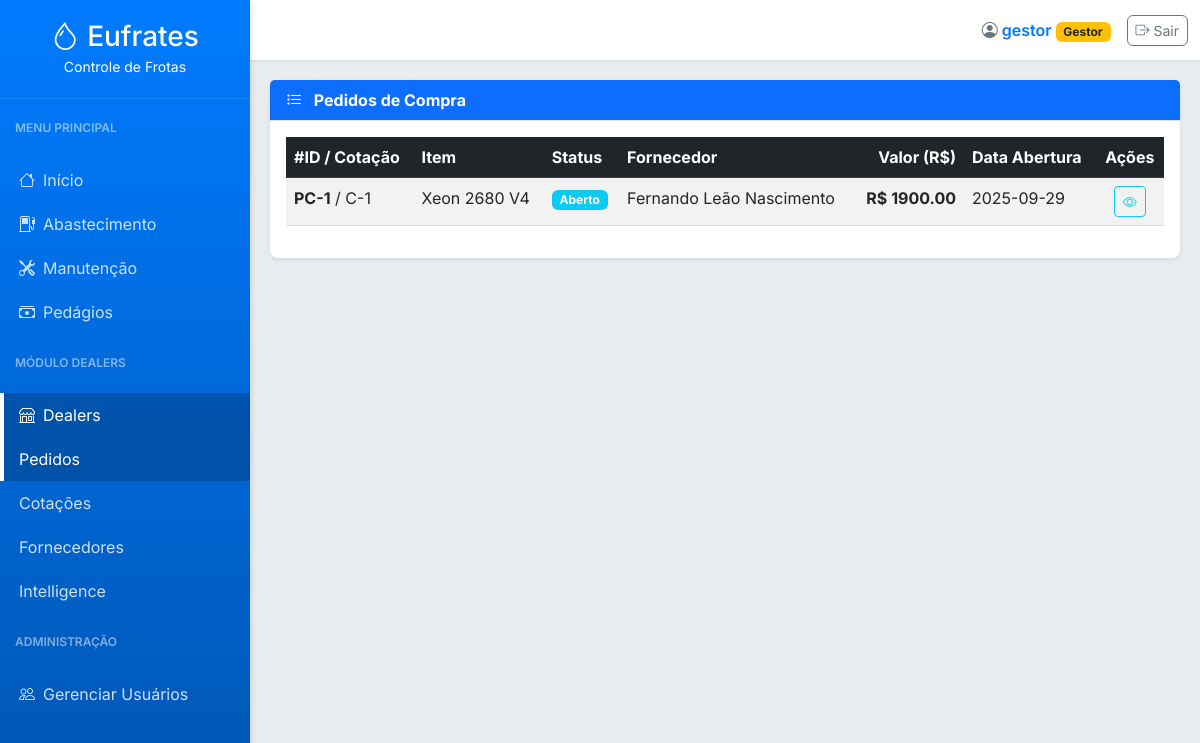
The page /dealers/pedidos-compra (signed in) on the database as committed earlier.
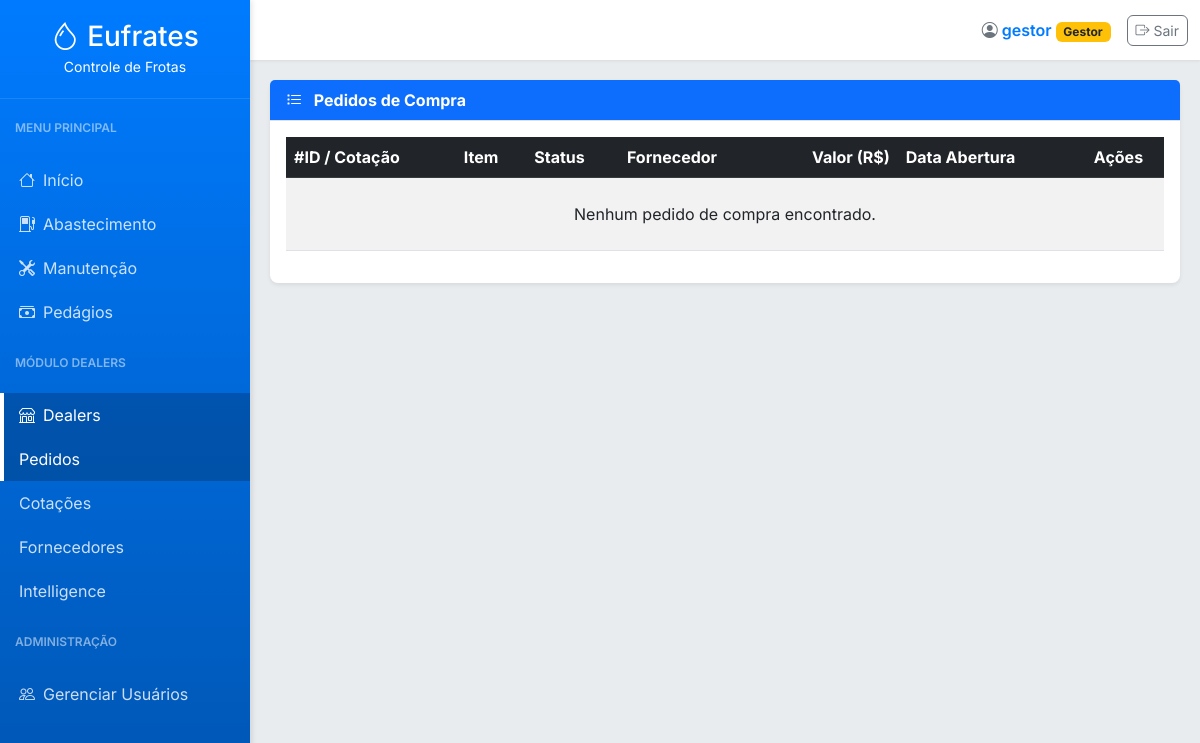
The same page on the database as committed later.
### tables this page shows
CREATE TABLE pedidos_compra (
        id INTEGER PRIMARY KEY AUTOINCREMENT,
        quote_id INTEGER,
        user_id INTEGER NOT NULL, -- ID do usuário que finalizou a compra/aprovou a cotação
        item TEXT NOT NULL,
        quantidade REAL NOT NULL,
        valor REAL NOT NULL,
        fornecedor_cnpj TEXT,
        status TEXT DEFAULT 'Aberto', -- Aberto, Em Edição, Finalizado, Cancelado
        nf_e_chave TEXT,
        nfs_pdf_path TEXT,
        data_abertura TEXT NOT NULL,
        data_finalizacao TEXT,
        data_registro TEXT DEFAULT CURRENT_TIMESTAMP,
        FOREIGN KEY (user_id) REFERENCES users (id),
        FOREIGN KEY (quote_id) REFERENCES cotacoes (id)
    );

CREATE TABLE fornecedores (
        id INTEGER PRIMARY KEY AUTOINCREMENT,
        cnpj TEXT NOT NULL UNIQUE,
        nome TEXT NOT NULL,
        ie TEXT,
        endereco TEXT,
        tipo TEXT,
        contato TEXT,
        data_registro TEXT DEFAULT CURRENT_TIMESTAMP
    );

### app.py (the view, shortened to what this page needs)
@app.route('/dealers/pedidos-compra', methods=['GET', 'POST'])
@login_required
@roles_required(['Administrador', 'Gestor', 'Comprador'])
def pedidos_compra():
    user_role = session.get('role')
    pedidos_list = obter_pedidos_compra()
    return render_template('pedidos_compra.html', active_page='pedidos_compra', pedidos=pedidos_list, user_role=user_role)

### app.py (called while the page is built)
@app.before_request
def load_logged_in_user():
    user_id = session.get('user_id')
    if user_id is None:
        g.user = None
    else:
        g.user = get_user_by_id(user_id)

def login_required(view):
    @wraps(view)
    def wrapped_view(*args, **kwargs):
        if g.user is None:
            flash('Você precisa estar logado para acessar esta página.', 'warning')
            return redirect(url_for('login'))
        return view(*args, **kwargs)
    return wrapped_view

def roles_required(roles):
    def wrapper(view):
        @wraps(view)
        def wrapped_view(*args, **kwargs):
            if g.user is None:
                flash('Você precisa estar logado para acessar esta página.', 'warning')
                return redirect(url_for('login'))
            if g.user['role'] == 'Administrador':
                return view(*args, **kwargs)
            if g.user['role'] not in roles:
                flash('Acesso negado. Sua função não permite acessar esta página.', 'danger')
                return redirect(url_for('index'))
            return view(*args, **kwargs)
        return wrapped_view
    return wrapper

### templates/pedidos_compra.html (shortened to what this page needs)
{% extends "base.html" %}
{% block content %}
<div class="card">
    <div class="card-header bg-primary text-white">
        <i class="bi bi-list-task me-2"></i> Pedidos de Compra
    </div>
    <div class="card-body">
        <div class="table-responsive">
            <table class="table table-striped table-hover">
                <thead class="table-dark">
                    <tr>
                        <th>#ID / Cotação</th>
                        <th>Item</th>
                        <th>Status</th>
                        <th>Fornecedor</th>
                        <th class="text-end">Valor (R$)</th>
                        <th>Data Abertura</th>
                        <th class="text-center">Ações</th>
                    </tr>
                </thead>
                <tbody>
                    {% for pedido in pedidos %}
                    <tr id="row-{{ pedido.id }}">
                        <td><strong>PC-{{ pedido.id }}</strong> / C-{{ pedido.quote_id if pedido.quote_id else '-' }}</td>
                        <td>{{ pedido.item }}</td>
                        <td>
                            <span class="badge
                                {% if pedido.status == 'Finalizado' %}bg-success
                                {% elif pedido.status == 'Aberto' %}bg-info
                                {% elif pedido.status == 'Em Edição' %}bg-primary
                                {% else %}bg-warning{% endif %}">
                                {{ pedido.status }}
                            </span>
                        </td>
                        <td>{{ pedido.fornecedor_nome if pedido.fornecedor_nome else '-' }}</td>
                        <td class="text-end fw-bold">R$ {{ "%.2f"|format(pedido.valor) }}</td>
                        <td>{{ pedido.data_abertura }}</td>
                        <td class="text-center">
                            <div class="btn-group btn-group-sm">
                                <button class="btn btn-outline-info" onclick="detalhesPedido({{ pedido.id }})" title="Detalhes">
                                    <i class="bi bi-eye"></i>
                                </button>
                            </div>
                        </td>
                    </tr>
                    {% else %}
                    <tr>
                        <td colspan="7" class="text-center py-4">Nenhum pedido de compra encontrado.</td>
                    </tr>
                    {% endfor %}
                </tbody>
            </table>
        </div>
    </div>
</div>
{% endblock %}

Rows that differ between the two databases and show on the page:
removed pedidos_compra: id "1", quote "1", item "Xeon 2680 V4", status "Aberto", nome "Fernando Leão Nascimento", valor "1900.00", data_abertura "2025-09-29"
Other text that changed with them:
text now shown: "Nenhum pedido de compra encontrado."
